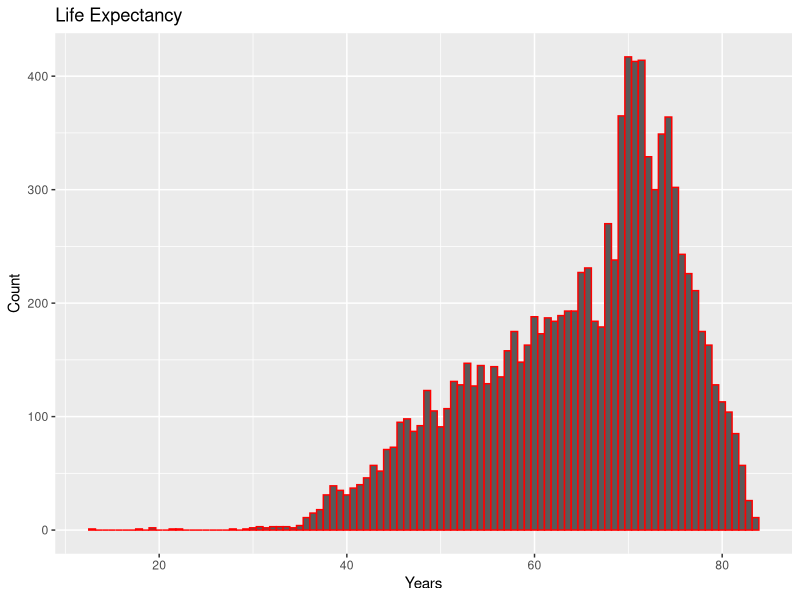
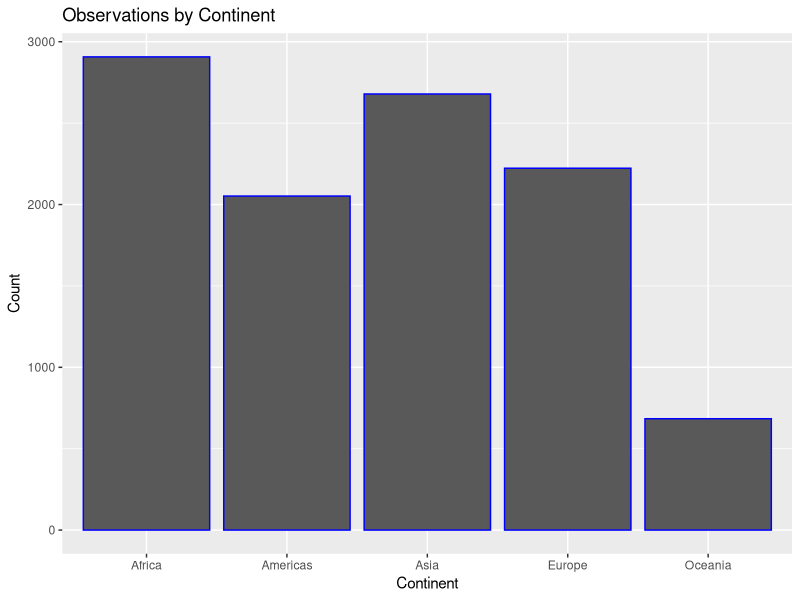
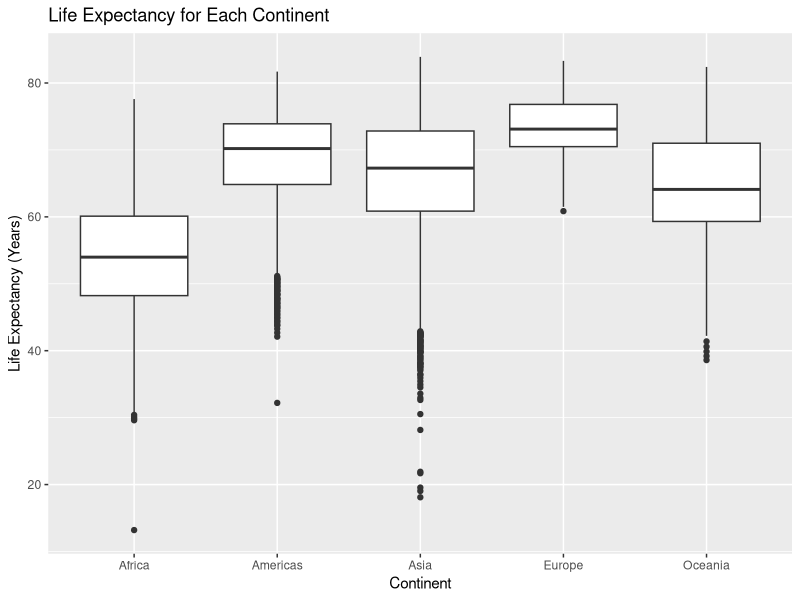
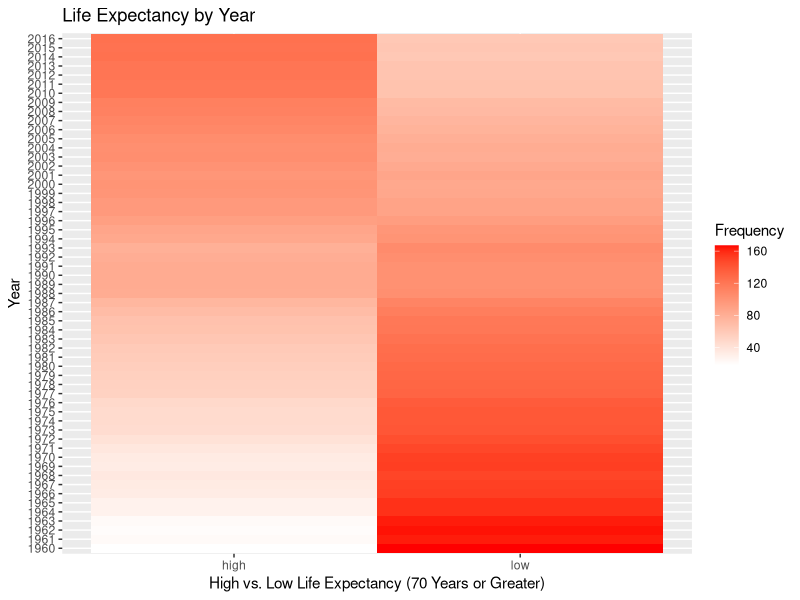
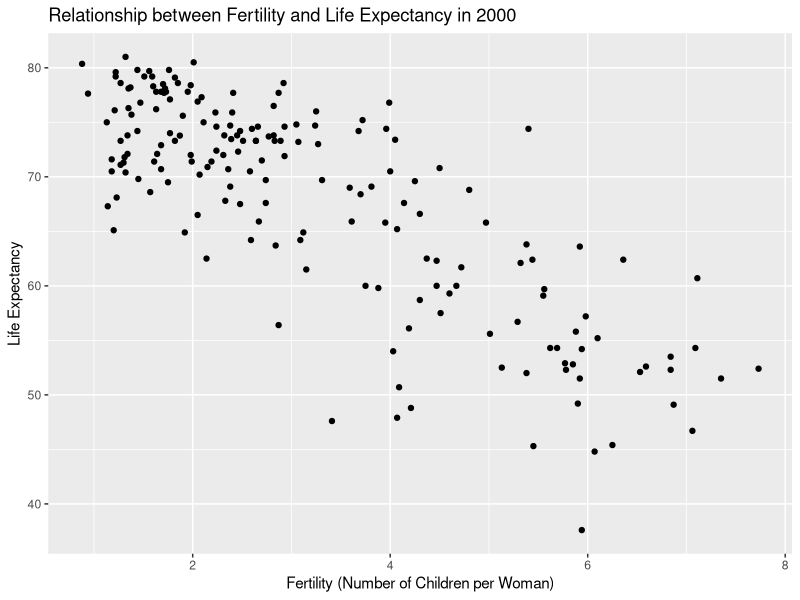
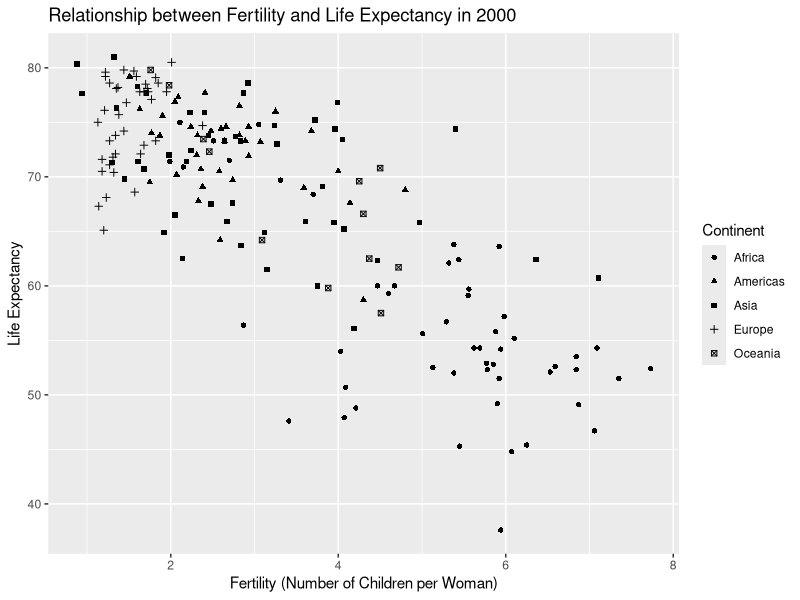
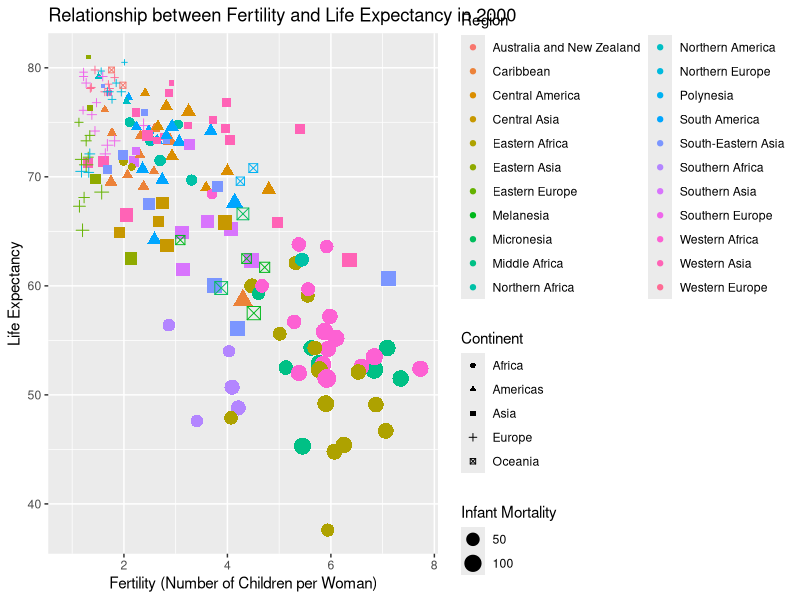
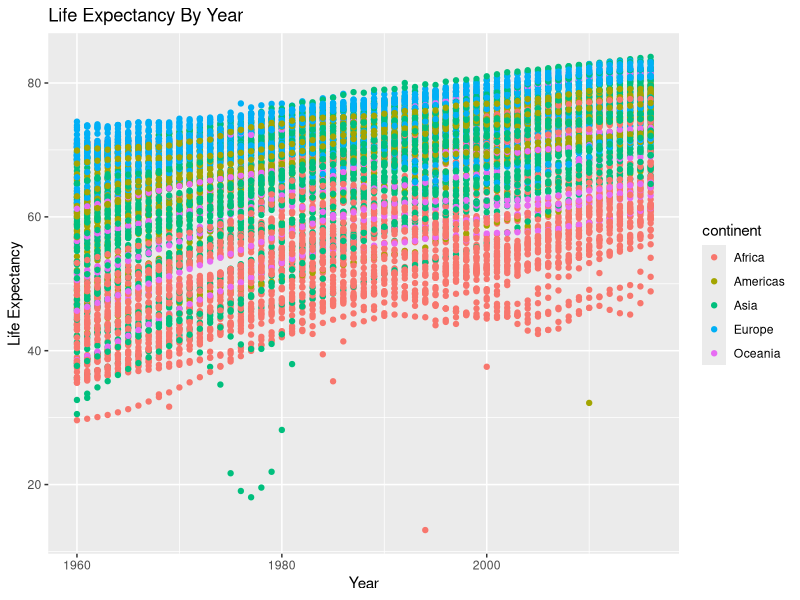

Recreate these plots in R, in order.
# PACKAGES AND LIBRARIES
install.packages("dslabs")

library(dslabs)
library(ggplot2)

# --------------------------------------------
# gapminder dataset from dslabs package
str (gapminder) 

# Create a histogram
ggplot(data = gapminder, aes(x = life_expectancy)) +
        geom_histogram(color = "red", bins = 100) +
        labs (title = "Life Expectancy", x = "Years", y = "Count")

# Create a bar plot
gapminder$continent <- as.factor(gapminder$continent)   # start by converting variable into factor
ggplot(data = gapminder, aes(x = continent)) +
  geom_bar(color = "blue") +
  labs(title = "Observations by Continent", x = "Continent", y = "Count")

# Create a box plot
ggplot(gapminder, aes(x = continent, y = life_expectancy)) +
  geom_boxplot() +
  labs(title = "Life Expectancy for Each Continent", x = "Continent", y = "Life Expectancy (Years)")

# Create a heat map
gapminder$life_expectancy_highlow <- ifelse(gapminder$life_expectancy > 70, "high", "low")

freq <- as.data.frame(table(gapminder$year, gapminder$life_expectancy_highlow))  # new data frame to track frequency
names(freq) <- c("Year", "HighLow", "Frequency")
ggplot(freq, aes(x = HighLow, y = Year, fill = Frequency)) +
  geom_tile() +
    scale_fill_gradient(low = "white", high = "red") +
    labs(title = "Life Expectancy by Year", x = "High vs. Low Life Expectancy (70 Years or Greater)")

# Subsetting
gapminder2000 <- gapminder[gapminder$year == 2000, ]

# Create a new scatterplot to track only data from 2000
ggplot(gapminder2000, aes(x = fertility, y = life_expectancy)) +
  geom_point() +
  labs(title = "Relationship between Fertility and Life Expectancy in 2000",
        x = "Fertility (Number of Children per Woman)",
        y = "Life Expectancy")

# New scatterplot, this time with a shape dimension to differentiate each country's continent
ggplot(gapminder2000, aes(x = fertility, y = life_expectancy, shape = continent)) +
  geom_point() +
  labs(title = "Relationship between Fertility and Life Expectancy in 2000",
        x = "Fertility (Number of Children per Woman)",
        y = "Life Expectancy",
        shape = "Continent")

# New scatterplot, this time adding a color dimension to differentiate region and a size dimension for infant mortality
ggplot(gapminder2000, aes(x = fertility, y = life_expectancy, shape = continent, color = region, size = infant_mortality)) +
  geom_point() +
  labs(title = "Relationship between Fertility and Life Expectancy in 2000",
        x = "Fertility (Number of Children per Woman)",
        y = "Life Expectancy",
        shape = "Continent",
        color = "Region",
        size = "Infant Mortality")

# New scatterplot: track life expectancy for each country by year, add a color dimension for continent
ggplot(gapminder, aes(x = year, y = life_expectancy, color = continent, options(repr.plot.width = 20, repr.plot.height = 6))) +
  geom_point() +
  labs(title = "Life Expectancy By Year",
        x = "Year",
        y = "Life Expectancy")

# New box plot: track life expectancy for each country by year
ggplot(gapminder, aes(x = factor(year), y = life_expectancy, options(repr.plot.width = 20, repr.plot.height = 6))) +
  geom_boxplot() +
  labs(title = "Life Expectancy By Year", 
        x = "Year", 
        y = "Life Expectancy")
